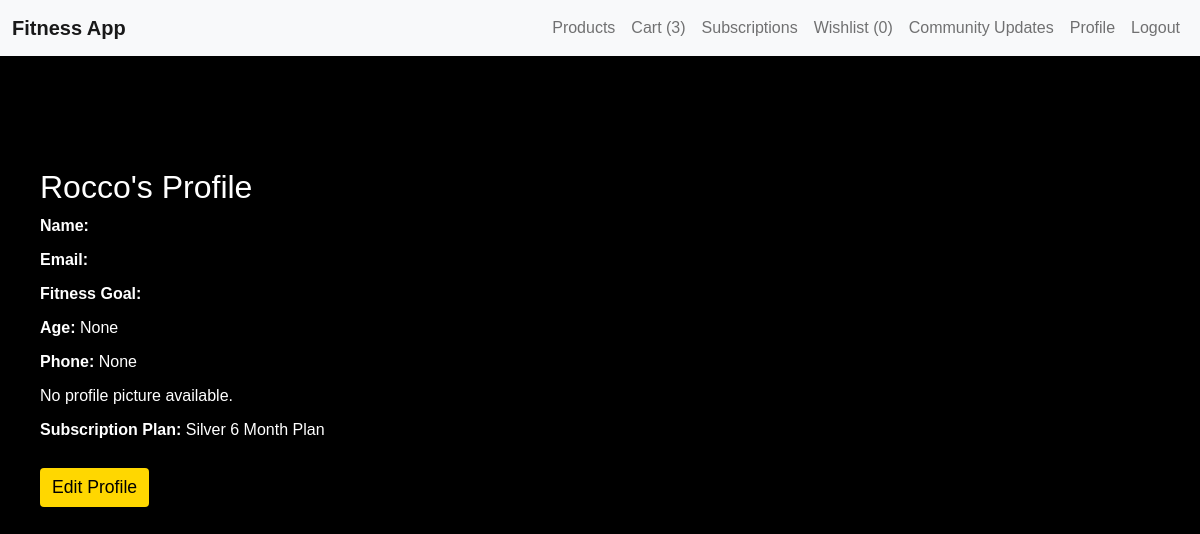
The app's page /profile/ (signed in) with its own data.
### fitness/models.py (models this page shows, shortened)
class UserProfile(models.Model):
    user = models.OneToOneField(User, on_delete=models.CASCADE)
    name = models.CharField(max_length=100, blank=True)
    username = models.CharField(max_length=100, null=True, blank=True)
    email = models.EmailField(blank=True)  # Add email field
    profile_picture = models.ImageField(upload_to='profile_pictures/', blank=True, null=True)
    fitness_goal = models.CharField(max_length=255, blank=True)
    age = models.PositiveIntegerField(blank=True, null=True)
    phone = models.CharField(max_length=15, blank=True, null=True)
    subscription_status = models.CharField(max_length=50, choices=[('active', 'Active'), ('inactive', 'Inactive')], default='inactive')
    subscription_plan = models.ForeignKey(SubscriptionPlan, null=True, blank=True, on_delete=models.SET_NULL)
    created_at = models.DateTimeField(auto_now_add=True)

class SubscriptionPlan(models.Model):
    name = models.CharField(max_length=100)
    price = models.DecimalField(max_digits=10, decimal_places=2)
    duration = models.IntegerField()  # Duration in days
    benefits = models.TextField()
    is_active = models.BooleanField(default=True)
    is_spotlight = models.BooleanField(default=False)
    created_at = models.DateTimeField(default=timezone.now)

### fitness/views.py (the view)
# urls.py: path('profile/', views.profile_view, name='profile'),  # Profile page
@login_required(login_url='login')
def profile_view(request):
    try:
        user_profile = request.user.userprofile
    except AttributeError:
        user_profile = None
    return render(request, 'fitness/profile.html', {'user_profile': user_profile})

### cart/models.py (called while the page is built)
    def get_total_items(self):
        return sum(item.quantity for item in self.items.all())

### fitness/context_processors.py (called while the page is built)
def cart_count(request):
    count = 0
    if request.user.is_authenticated:
        try:
            cart = Cart.objects.get(user=request.user)
            count = cart.get_total_items()
        except Cart.DoesNotExist:
            count = 0
    return {'cart_count': count}

def wishlist_count(request):
    if request.user.is_authenticated:
        wishlist, created = Wishlist.objects.get_or_create(user=request.user)
        count = wishlist.items.count()
    else:
        count = 0
    return {'wishlist_count': count}

### fitness/templates/fitness/profile.html (shortened to what this page needs)
{% extends "base.html" %}
{% block content %}
<div class="container mt-4 profile">
    <h2>{{ user_profile.user.username }}'s Profile</h2>
    <p><strong>Name:</strong> {{ user_profile.name }}</p>
    <p><strong>Email:</strong> {{ user_profile.email }}</p>
    <p><strong>Fitness Goal:</strong> {{ user_profile.fitness_goal }}</p>
    <p><strong>Age:</strong> {{ user_profile.age }}</p>
    <p><strong>Phone:</strong> {{ user_profile.phone }}</p>
    {% if user_profile.profile_picture %}
        <img src="{{ user_profile.profile_picture.url }}" alt="Profile Picture" class="img-fluid">
    {% else %}
        <p>No profile picture available.</p>
    {% endif %}
    <p><strong>Subscription Plan:</strong>
        {% if user_profile.subscription_plan %}
            {{ user_profile.subscription_plan.name }}
        {% else %}
            Not Subscribed
        {% endif %}
    </p>
    <a href="{% url 'update_profile' %}" class="btn btn-primary mt-3">Edit Profile</a>
</div>
{% endblock %}

### static/css/style.css (style rules this page uses)
body { font-family: 'Montserrat', sans-serif; background-color: black; color: #333; padding-top: 80px; }
.container { margin-top: 60px; max-width: 1200px; margin-top: 100px; padding: 20px; border-radius: 8px; box-shadow: 0 4px 8px rgba(0, 0, 0, 0.1); }
.btn { font-size: 1.1rem; }
.mt-3 { margin-top: 15px; }
.btn-primary { background-color: gold; border: none; margin-right: 0px; color: black; }
.spotlight, .subscription, .products, .wish, .community, .profile, .signout, .signin { color: #fff; }
p { margin-bottom: 10px; color: #fff; }

### records on screen
UserProfile: user.username "Rocco", age "None", phone "None", subscription_plan.name "Silver 6 Month Plan"

### other values on screen
{{ cart_count }} "3"
{{ wishlist_count }} "0"
